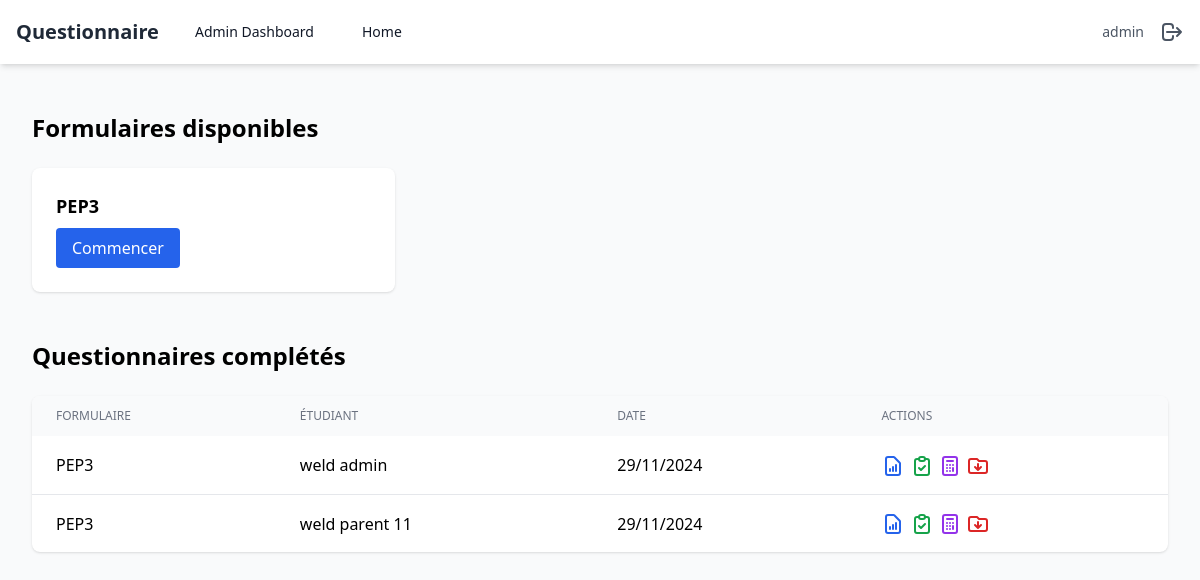
Before: / (signed in) with the older database file.
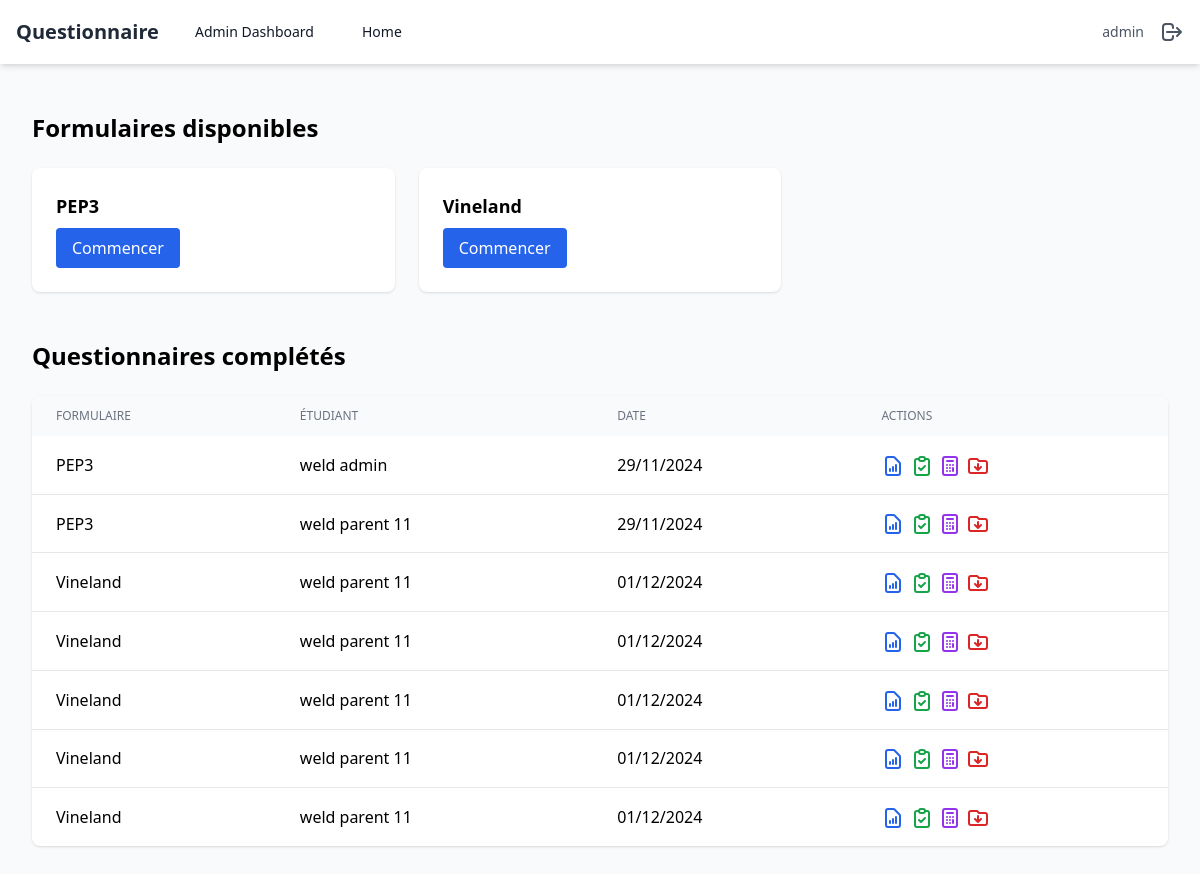
After: the same page with the newer database file.
### polls/models.py (models this page shows, shortened)
class Parent(AbstractUser):
    name = models.CharField(max_length=255, default='')
    is_parent = models.BooleanField(default=True)
    is_superuser = models.BooleanField(default=False)
    class Meta:
        swappable = 'AUTH_USER_MODEL'

class Formulaire(models.Model):
    id = models.AutoField(primary_key=True)
    title = models.CharField(max_length=255, default='', verbose_name='Titre du Formulaire')
    description = models.TextField(default='', verbose_name='Description du Formulaire')

class Questionnaire(models.Model):
    id = models.AutoField(primary_key=True)
    parent = models.ForeignKey(settings.AUTH_USER_MODEL, on_delete=models.CASCADE, verbose_name='Parent')
    student = models.ForeignKey(Student, on_delete=models.CASCADE, verbose_name='Élève',default='')
    formulaire = models.ForeignKey(Formulaire, on_delete=models.CASCADE, verbose_name='Formulaire')
    created_at = models.DateTimeField(auto_now_add=True, verbose_name='Date de Création')
    unique_key = models.CharField(max_length=255, unique=False, verbose_name='Clé Unique',default='')

class Student(models.Model):
    id = models.AutoField(primary_key=True)
    parent = models.ForeignKey(settings.AUTH_USER_MODEL, on_delete=models.CASCADE, related_name='students')
    name = models.CharField(max_length=255, default='', verbose_name='Nom de l’Élève')
    age = models.FloatField(default=1, verbose_name='Âge')
    sexe = models.CharField(max_length=1, choices=[('M', 'Masculin'), ('F', 'Féminin')], default='M', verbose_name='Sexe')
    date_of_birth = models.DateField(null=True, blank=True, verbose_name='Date de Naissance')

### polls/views.py (the view)
# urls.py: path('', home_view , name='home'),
@login_required
def home_view(request):
    formulaires = Formulaire.objects.all()
    if request.user.is_superuser:
        questionnaires = Questionnaire.objects.all()
    else:
        questionnaires = Questionnaire.objects.filter(parent=request.user)
    return render(request, 'home.html', {
        'formulaires': formulaires,
        'questionnaires': questionnaires
    })

### polls/templates/home.html (shortened to what this page needs)
{% extends 'base.html' %} {% block content %}
<div class="max-w-7xl mx-auto py-6 px-4">
  <h2 class="text-2xl font-bold mb-6">Formulaires disponibles</h2>
  <div class="grid grid-cols-1 md:grid-cols-2 lg:grid-cols-3 gap-6">
    {% for formulaire in formulaires %}
    <div class="bg-white rounded-lg shadow p-6">
      <h3 class="text-lg font-semibold mb-2">{{ formulaire.title }}</h3>
      <a
        href="{% url 'questionnaire_view' formulaire.id %}"
        class="inline-block bg-blue-600 text-white px-4 py-2 rounded hover:bg-blue-700"
      >
        Commencer
      </a>
    </div>
    {% endfor %}
  </div>
  <h2 class="text-2xl font-bold mt-12 mb-6">Questionnaires complétés</h2>
  <div class="bg-white shadow rounded-lg overflow-hidden">
    <table class="min-w-full">
      <thead class="bg-gray-50">
        <tr>
          <th
            class="px-6 py-3 text-left text-xs font-medium text-gray-500 uppercase"
          >
            Formulaire
          </th>
          <th
            class="px-6 py-3 text-left text-xs font-medium text-gray-500 uppercase"
          >
            Étudiant
          </th>
          <th
            class="px-6 py-3 text-left text-xs font-medium text-gray-500 uppercase"
          >
            Date
          </th>
          <th
            class="px-6 py-3 text-left text-xs font-medium text-gray-500 uppercase"
          >
            Actions
          </th>
        </tr>
      </thead>
      <tbody class="divide-y divide-gray-200">
        {% for questionnaire in questionnaires %}
        <tr>
          <td class="px-6 py-4">{{ questionnaire.formulaire.title }}</td>
          <td class="px-6 py-4">{{ questionnaire.student.name }}</td>
          <td class="px-6 py-4">{{ questionnaire.created_at|date:"d/m/Y" }}</td>
          <td class="px-6 py-4">
            <a
              href="{% url 'questionnaire_summary' questionnaire.id %}"
              class="text-blue-600 hover:text-blue-800"
            >
              <svg
                class="w-6 h-6 inline-block"
                fill="none"
                stroke="currentColor"
                viewBox="0 0 24 24"
              >
                <path
                  stroke-linecap="round"
                  stroke-linejoin="round"
                  stroke-width="2"
                  d="M9 17v-2m3 2v-4m3 4v-6m2 10H7a2 2 0 01-2-2V5a2 2 0 012-2h5.586a1 1 0 01.707.293l5.414 5.414a1 1 0 01.293.707V19a2 2 0 01-2 2z"
                />
              </svg>
            </a>
            <a
              href="{% url 'detailed_summary' questionnaire.id %}"
              class="text-green-600 hover:text-green-800"
            >
              <svg
                class="w-6 h-6 inline-block"
                fill="none"
                stroke="currentColor"
                viewBox="0 0 24 24"
              >
                <path
                  stroke-linecap="round"
                  stroke-linejoin="round"
                  stroke-width="2"
                  d="M9 5H7a2 2 0 00-2 2v12a2 2 0 002 2h10a2 2 0 002-2V7a2 2 0 00-2-2h-2M9 5a2 2 0 002 2h2a2 2 0 002-2M9 5a2 2 0 012-2h2a2 2 0 012 2m-6 9l2 2 4-4"
                />
              </svg>
            </a>
          <a href="{% url 'calculate_scores' questionnaire.id %}" class="text-purple-600 hover:text-purple-800">
              <svg class="w-6 h-6 inline-block" fill="none" stroke="currentColor" viewBox="0 0 24 24">
                  <path stroke-linecap="round" stroke-linejoin="round" stroke-width="2"
                        d="M9 7h6m0 10v-3m-3 3h.01M9 17h.01M9 14h.01M12 14h.01M15 11h.01M12 11h.01M9 11h.01M7 21h10a2 2 0 002-2V5a2 2 0 00-2-2H7a2 2 0 00-2 2v14a2 2 0 002 2z"/>
              </svg>
          </a>
            <a
              href="{% url 'generate_pdf' questionnaire.id %}"
              class="text-red-600 hover:text-red-800"
            >
              <svg
                class="w-6 h-6 inline-block"
                fill="none"
                stroke="currentColor"
                viewBox="0 0 24 24"
              >
                <path
                  stroke-linecap="round"
                  stroke-linejoin="round"
                  stroke-width="2"
                  d="M12 10v6m0 0l-3-3m3 3l3-3M3 17V7a2 2 0 012-2h6l2 2h6a2 2 0 012 2v8a2 2 0 01-2 2H5a2 2 0 01-2-2z"
                />
              </svg>
            </a>
          </td>
        </tr>
        {% endfor %}
      </tbody>
    </table>
  </div>
</div>
{% endblock %}

### polls/templates/base.html (shortened to what this page needs)
{% load static %}
<!DOCTYPE html>
<html lang="en">
  <head>
    <script src="https://cdn.tailwindcss.com"></script>
  </head>
  <body class="bg-gray-50">
    <nav class="bg-white shadow-md">
      <div class="max-w-7xl mx-auto px-4">
        <div class="flex justify-between h-16">
          <div class="flex items-center">
            <span class="text-xl font-bold text-gray-800">Questionnaire</span>
            {% if request.user.is_superuser %}
            <a
              href="{% url 'admin_dashboard' %}"
              class="ml-6 px-3 py-2 rounded-md text-sm font-medium text-gray-900"
              >Admin Dashboard</a
            >
            {% endif %}
            <a
              href="/"
              class="ml-6 px-3 py-2 rounded-md text-sm font-medium text-gray-900"
              >Home</a
            >
          </div>
          <div class="flex items-center space-x-4">
            <span class="text-sm text-gray-600"
              >{{ request.user.username }}</span
            >
            <a
              href="{% url 'logout' %}"
              class="text-gray-600 hover:text-gray-900"
            >
              <svg
                xmlns="http://www.w3.org/2000/svg"
                class="h-6 w-6"
                fill="none"
                viewBox="0 0 24 24"
                stroke="currentColor"
              >
                <path
                  stroke-linecap="round"
                  stroke-linejoin="round"
                  stroke-width="2"
                  d="M17 16l4-4m0 0l-4-4m4 4H7m6 4v1a3 3 0 01-3 3H6a3 3 0 01-3-3V7a3 3 0 013-3h4a3 3 0 013 3v1"
                />
              </svg>
            </a>
          </div>
        </div>
      </div>
    </nav>
    <main class="max-w-7xl mx-auto py-6 px-4">
       {% block content %}{% endblock %}
    </main>
  </body>
</html>

Changed rows visible on the page:
added Formulaire: title "Vineland"
added Questionnaire: formulaire "Vineland", student.name "weld parent 11", created_at "01/12/2024"
added Questionnaire: formulaire "Vineland", student.name "weld parent 11", created_at "01/12/2024"
added Questionnaire: formulaire "Vineland", student.name "weld parent 11", created_at "01/12/2024"
added Questionnaire: formulaire "Vineland", student.name "weld parent 11", created_at "01/12/2024"
added Questionnaire: formulaire "Vineland", student.name "weld parent 11", created_at "01/12/2024"
